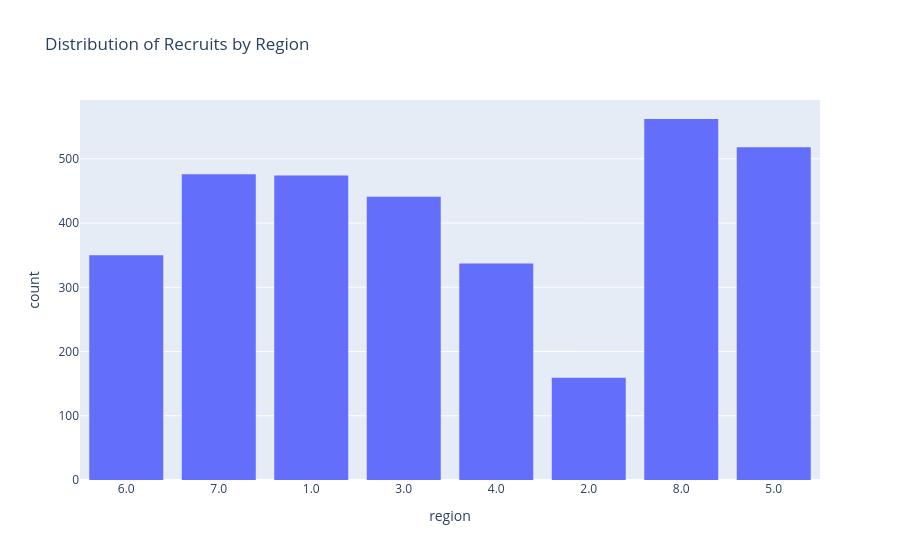

Notebook cell for this chart:
### Code cell
import plotly.express as px

fig = px.histogram(df, x="region", title="Distribution of Recruits by Region")
fig.show()

### Figure 1 — Plotly figure (JSON) as saved in the notebook; plotly's stock layout.template omitted (floating-point values rounded to 4 significant figures; data arrays with more than 128 entries replaced by an {"elided": "..."} marker saying what was removed)
{"data": [{"bingroup": "x", "hovertemplate": "region=%{x}<br>count=%{y}<extra></extra>", "legendgroup": "", "marker": {"color": "#636efa", "pattern": {"shape": ""}}, "name": "", "orientation": "v", "showlegend": false, "type": "histogram", "x": {"elided": "3317 str values"}, "xaxis": "x", "yaxis": "y"}], "layout": {"barmode": "relative", "legend": {"tracegroupgap": 0}, "title": {"text": "Distribution of Recruits by Region"}, "xaxis": {"anchor": "y", "domain": [0, 1], "title": {"text": "region"}}, "yaxis": {"anchor": "x", "domain": [0, 1], "title": {"text": "count"}}}}
